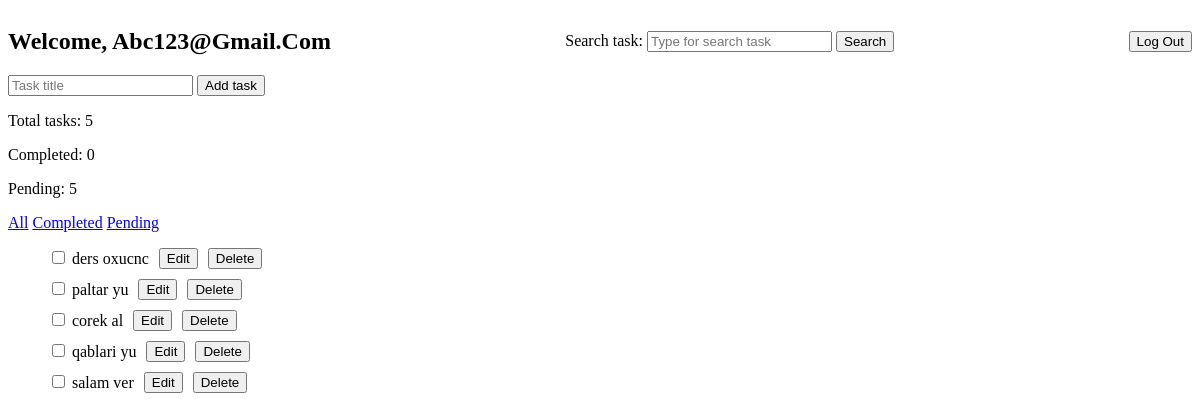
The page /welcome (signed in) on the database as committed earlier.
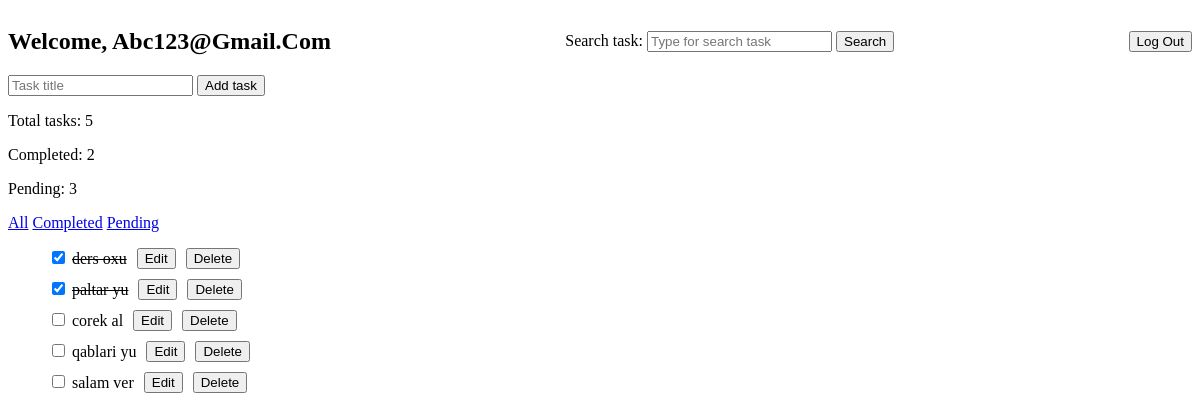
The same page on the database as committed later.
### ToDoAPI/models.py (models this page shows, shortened)
class Todo(models.Model):
    user = models.ForeignKey(User, on_delete=models.CASCADE)
    title = models.CharField(max_length=255)
    completed = models.BooleanField(default=False)
    created_at = models.DateTimeField(auto_now_add=True)

### ToDoAPI/views.py (the view)
# urls.py: path('welcome', views.welcome, name='welcome'),
@login_required
def welcome(request):
    if request.method == "POST":
        title = request.POST.get("title")
        title = title.strip()
        if title:
            Todo.objects.create(user=request.user, title=title)
        return redirect('/welcome')
    todos = Todo.objects.filter(user=request.user).order_by('-created_at')
    search = request.GET.get("search")
    if search:
        search = search.strip()
        todos = todos.filter(title__icontains=search)
    else:
        search=""
    filter_type = request.GET.get("filter", "")
    if filter_type:
        if filter_type == "pending":
            todos = todos.filter(completed=False)
        elif filter_type == "completed":
            todos = todos.filter(completed=True)
    total = todos.count()
    c_count = todos.filter(completed=True).count()
    u_count = todos.filter(completed=False).count()
    return render(request, 'ToDoAPI/welcome.html', {"todos" : todos, "total" : total, "completed" : c_count, "uncompleted" : u_count, "search" : search, "filter_type" : filter_type})

### ToDoAPI/templates/ToDoAPI/welcome.html (shortened to what this page needs)
<!DOCTYPE html>
<html lang="en">
<head>
    {% load static %}
    <link rel="stylesheet" href="{% static 'ToDoAPI/style2.css' %}">
</head>
<body>
    <nav>
        <h1>Welcome, {{ request.user.username|title }}</h1>
        <div>
            <form method="GET">
                <label>Search task:</label>
                <input type="text" name="search" placeholder="Type for search task" value="{{ search }}">
                <button type="submit">Search</button>
            </form>
        </div>
        <a href="{% url 'logout' %}">
            <button>Log Out</button>
        </a>
    </nav>
    <form method="post">
        <input type="text" name="title" required placeholder="Task title">
        <button type="submit">Add task</button>
    </form>
    <p>Total tasks: {{ total }}</p>
    <p>Completed: {{ completed }}</p>
    <p>Pending: {{ uncompleted }}</p>
    <div class="filter-btn">
        <form method="GET">
            <a href="{% url 'welcome' %}?filter=all&search={{ search }}">All</a>
            <a href="{% url 'welcome' %}?filter=completed&search={{ search }}">Completed</a>
            <a href="{% url 'welcome' %}?filter=pending&search={{ search }}">Pending</a>
        </form>
    </div>
    <ul>
        {% for todo in todos %}
        {% if todo.id == editing_id %}
            <li id="todo-{{ todo.id }}">
                <form method="post" action="{% url 'edit' todo.id %}">
                    {% csrf_token %}
                    <input type="hidden" name="next" value="/welcome?search={{ search }}&filter={{ filter_type }}">
                    <input value="{{ todo.title }}" name="new_todo" required>
                    <button type="submit">Save</button>
                </form>
                <a href="{% url 'welcome' %}?search={{ search }}&filter={{ filter_type }}">
                    <button>Cancel</button>
                </a>
            </li>
        {% else%}
        <li id="todo-{{ todo.id }}">
            <form method="post" action="{% url 'toggle' todo.id %}">
                <input type="checkbox" name="completed" onchange="this.form.submit();"
                {% if todo.completed %}
                checked
                {% endif %}>
                <span
                {% if todo.completed %}
                style="text-decoration: line-through;"
                {% endif %}>
                    {{ todo.title }}
                </span>
            </form>
            <a href="{% url 'edit' todo.id %}?search={{ search }}&filter={{ filter_type }}">
                <button>Edit</button>
            </a>
            <form method="post" action="{% url 'delete' todo.id %}">
                <button type="submit" name="delete">Delete</button>
            </form>
        </li>
        {% endif %}
        {% endfor %}
    </ul>
</body>
</html>

Rows that differ between the two databases and show on the page:
removed Todo: title "ders oxucnc"
added Todo: completed "☑", title "ders oxu"
changed Todo "paltar yu": completed "☐" → "☑"
Other text that changed with them:
{{ completed }}: "0" → "2"
{{ uncompleted }}: "5" → "3"
